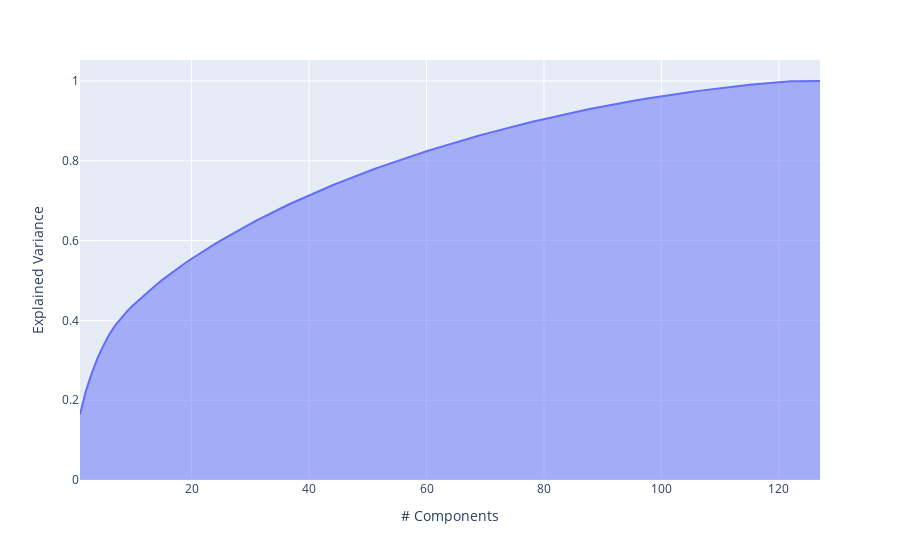

Notebook source saved alongside this figure:
### Code cell
import plotly.express as px
import numpy as np
import pandas as pd
from sklearn.decomposition import PCA


pca = PCA()
pca.fit(normalized_data)
exp_var_cumul = np.cumsum(pca.explained_variance_ratio_)

px.area(
    x=range(1, exp_var_cumul.shape[0] + 1),
    y=exp_var_cumul,
    labels={"x": "# Components", "y": "Explained Variance"}
)

### Figure 1 — Plotly figure (JSON) as saved in the notebook; plotly's stock layout.template omitted (floating-point values rounded to 4 significant figures)
{"data": [{"fillpattern": {"shape": ""}, "hovertemplate": "# Components=%{x}<br>Explained Variance=%{y}<extra></extra>", "legendgroup": "", "line": {"color": "#636efa"}, "marker": {"symbol": "circle"}, "mode": "lines", "name": "", "orientation": "v", "showlegend": false, "stackgroup": "1", "type": "scatter", "x": [1, 2, 3, 4, 5, 6, 7, 8, 9, 10, 11, 12, 13, 14, 15, 16, 17, 18, 19, 20, 21, 22, 23, 24, 25, 26, 27, 28, 29, 30, 31, 32, 33, 34, 35, 36, 37, 38, 39, 40, 41, 42, 43, 44, 45, 46, 47, 48, 49, 50, 51, 52, 53, 54, 55, 56, 57, 58, 59, 60, 61, 62, 63, 64, 65, 66, 67, 68, 69, 70, 71, 72, 73, 74, 75, 76, 77, 78, 79, 80, 81, 82, 83, 84, 85, 86, 87, 88, 89, 90, 91, 92, 93, 94, 95, 96, 97, 98, 99, 100, 101, 102, 103, 104, 105, 106, 107, 108, 109, 110, 111, 112, 113, 114, 115, 116, 117, 118, 119, 120, 121, 122, 123, 124, 125, 126, 127], "xaxis": "x", "y": [0.1643, 0.2227, 0.2673, 0.3063, 0.3373, 0.3655, 0.3874, 0.4064, 0.4227, 0.4372, 0.4509, 0.4643, 0.4771, 0.4895, 0.5016, 0.5129, 0.5237, 0.5341, 0.5444, 0.5545, 0.5643, 0.5736, 0.5828, 0.5917, 0.6005, 0.6091, 0.6176, 0.626, 0.634, 0.6421, 0.6499, 0.6576, 0.6651, 0.6724, 0.6796, 0.6867, 0.6936, 0.7003, 0.707, 0.7135, 0.7199, 0.7262, 0.7324, 0.7386, 0.7447, 0.7507, 0.7565, 0.7622, 0.7679, 0.7735, 0.7789, 0.7843, 0.7895, 0.7946, 0.7997, 0.8047, 0.8097, 0.8145, 0.8193, 0.824, 0.8287, 0.8333, 0.8378, 0.8422, 0.8467, 0.851, 0.8552, 0.8594, 0.8635, 0.8675, 0.8715, 0.8754, 0.8793, 0.8831, 0.8868, 0.8905, 0.8942, 0.8977, 0.9012, 0.9047, 0.9081, 0.9115, 0.9147, 0.918, 0.9211, 0.9243, 0.9274, 0.9304, 0.9333, 0.9362, 0.9391, 0.9419, 0.9446, 0.9473, 0.9499, 0.9524, 0.955, 0.9574, 0.9597, 0.9621, 0.9643, 0.9664, 0.9686, 0.9706, 0.9727, 0.9746, 0.9766, 0.9785, 0.9804, 0.9822, 0.984, 0.9857, 0.9874, 0.989, 0.9906, 0.992, 0.9935, 0.9948, 0.9961, 0.9973, 0.9982, 0.9991, 0.9996, 1.0, 1.0, 1.0, 1.0], "yaxis": "y"}], "layout": {"legend": {"tracegroupgap": 0}, "margin": {"t": 60}, "xaxis": {"anchor": "y", "domain": [0, 1], "title": {"text": "# Components"}}, "yaxis": {"anchor": "x", "domain": [0, 1], "title": {"text": "Explained Variance"}}}}
